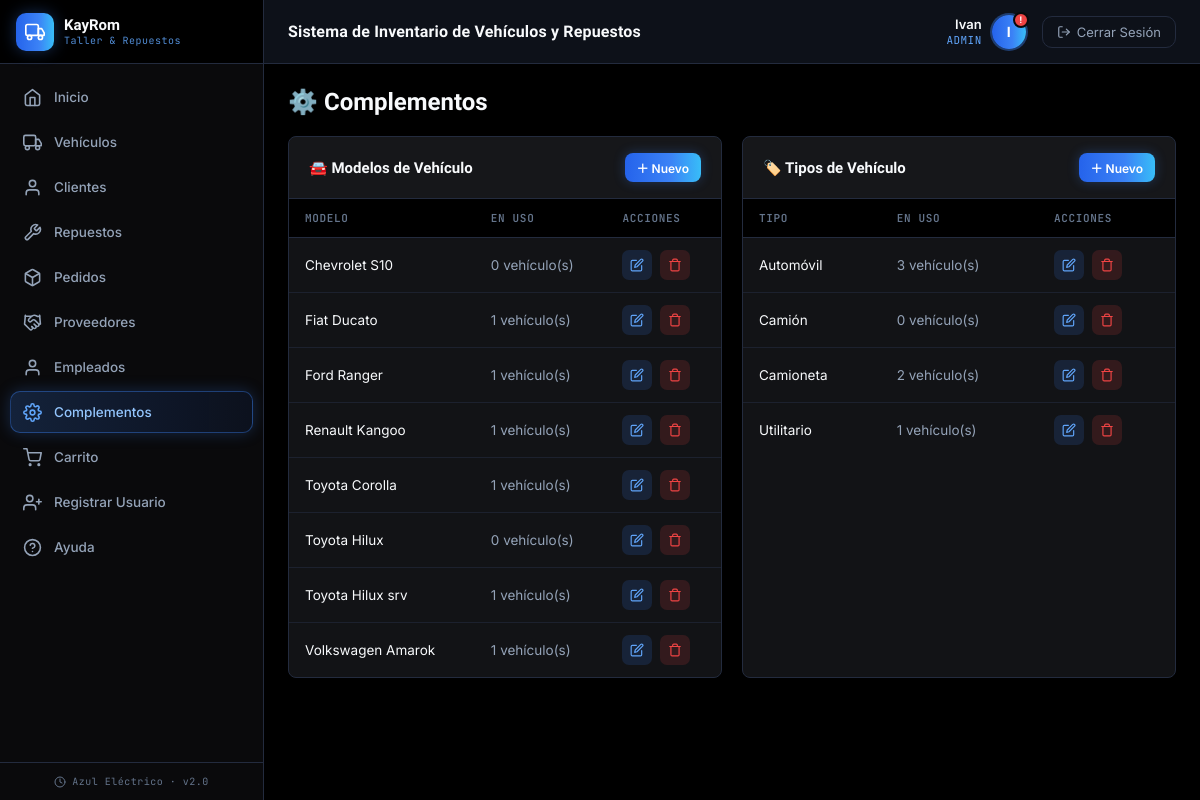
/index.php?page=complementos (signed in), run on an earlier commit of the app's database.
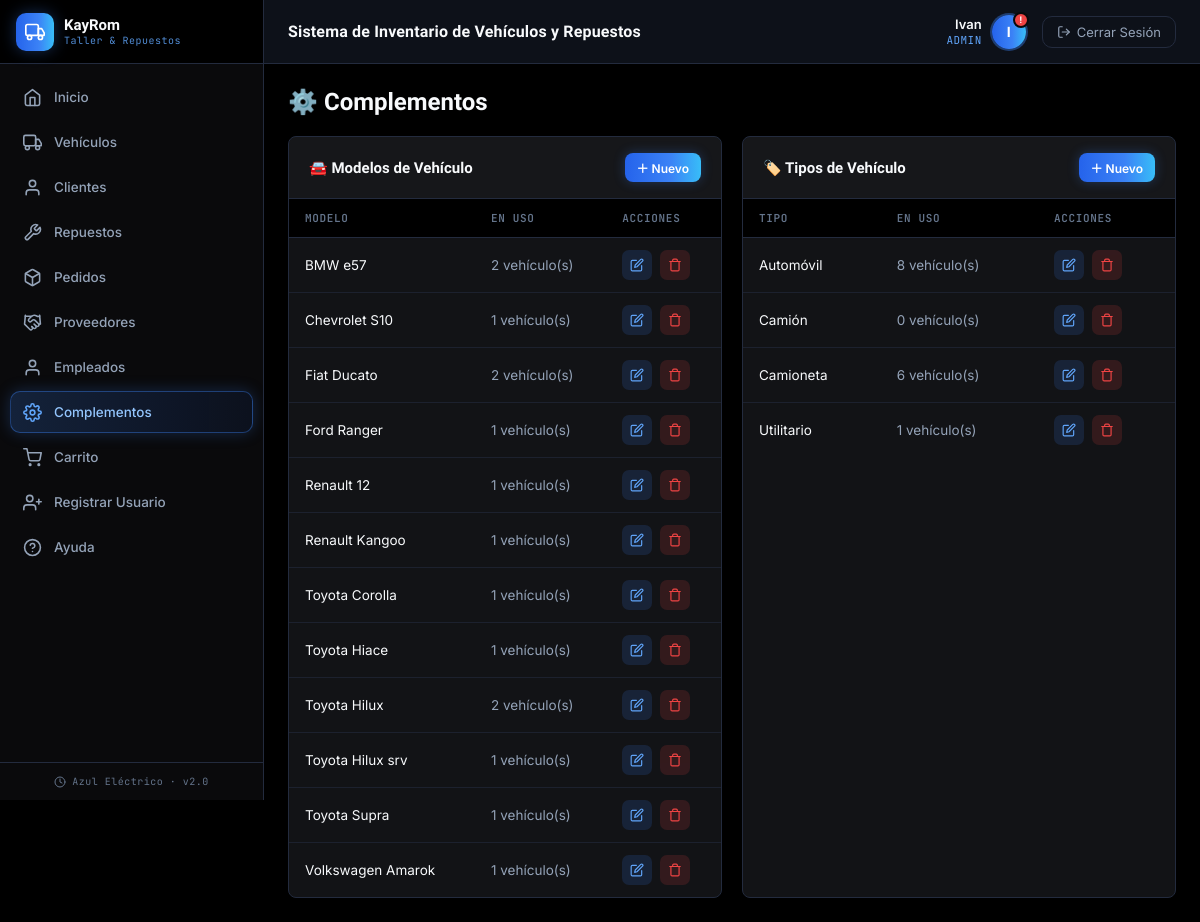
And on a later commit of the database.
### tables this page shows
CREATE TABLE `modelo_vehiculo` (
  `id` int NOT NULL AUTO_INCREMENT,
  `modelo_vehiculo` varchar(45) NOT NULL,
  `anio_vehiculo` int DEFAULT NULL,
  PRIMARY KEY (`id`)
);

CREATE TABLE `tipo_vehiculo` (
  `id` int NOT NULL AUTO_INCREMENT,
  `tipo_vehiculo` varchar(100) NOT NULL,
  PRIMARY KEY (`id`)
);

### backend/complementos/controllers/ComplementoController.php (called while the page is built, shortened)
<?php
class ComplementoController {
    private $model;
    public function __construct() {
        $this->model = new ComplementoModel();
    }
    public function index() {
        $data = [
            'modelos'    => $this->model->getModelos(),
            'tipos'      => $this->model->getTipos(),
            'activePage' => 'complementos'
        ];
        require_once 'backend/complementos/views/complementos.php';
    }
}

### config/base_datos.php (called while the page is built, shortened)
<?php
class Database {
    private static $instance = null;
    public $conexion;
    private function __construct() {
        $this->conexion = new mysqli("localhost", "root", "Migue123456", "soft_kayrom");
        $this->conexion->set_charset("utf8");
    }
    public static function getInstance() {
        if (self::$instance === null) {
            self::$instance = new Database();
        }
        return self::$instance;
    }
    public function getConexion() {
        return $this->conexion;
    }
}

### backend/complementos/models/ComplementoModel.php (called while the page is built, shortened)
<?php
class ComplementoModel {
    private $db;
    public function __construct() {
        $this->db = Database::getInstance()->getConexion();
    }
    public function getModelos() {
        $sql = "SELECT m.*, COUNT(v.id) AS cantidad_vehiculos
                FROM modelo_vehiculo m
                LEFT JOIN vehiculo v ON v.modelo_vehiculo_id = m.id
                GROUP BY m.id
                ORDER BY m.modelo_vehiculo ASC";
        $result = $this->db->query($sql);
        return $result ? $result->fetch_all(MYSQLI_ASSOC) : [];
    }
    public function getTipos() {
        $sql = "SELECT t.*, COUNT(v.id) AS cantidad_vehiculos
                FROM tipo_vehiculo t
                LEFT JOIN vehiculo v ON v.tipo_vehiculo_id = t.id
                GROUP BY t.id
                ORDER BY t.tipo_vehiculo ASC";
        $result = $this->db->query($sql);
        return $result ? $result->fetch_all(MYSQLI_ASSOC) : [];
    }
}

### backend/complementos/views/complementos.php (the view, shortened to what the changed rows need)
<?php require_once 'compartidoCREO/views/encabezado.php'; ?>
<div class="page-header">
    <h1>⚙️ Complementos</h1>
</div>
<div class="dashboard-grid">
    <div class="panel">
        <div class="panel-body">
            <table>
                <thead><tr><th>Modelo</th><th>En uso</th><th>Acciones</th></tr></thead>
                <tbody>
                <?php if (empty($data['modelos'])): ?>
                    <tr><td colspan="3" style="text-align:center;color:var(--text-muted);padding:20px;">Sin modelos cargados</td></tr>
                <?php else: foreach ($data['modelos'] as $m): ?>
                    <tr>
                        <td><?= htmlspecialchars($m['modelo_vehiculo']) ?></td>
                        <td style="color:var(--text-muted);"><?= $m['cantidad_vehiculos'] ?> vehículo(s)</td>
                        <td>
                            <div class="action-icons">
                                <a href="#" class="action-edit"
                                   onclick="return abrirModelo({id: <?= $m['id'] ?>, nombre: <?= htmlspecialchars(json_encode($m['modelo_vehiculo']), ENT_QUOTES, 'UTF-8') ?>})"><svg width="14" height="14" viewBox="0 0 24 24" fill="none" stroke="currentColor" stroke-width="2" stroke-linecap="round" stroke-linejoin="round"><path d="M11 4H4a2 2 0 0 0-2 2v14a2 2 0 0 0 2 2h14a2 2 0 0 0 2-2v-7"/><path d="M18.5 2.5a2.121 2.121 0 0 1 3 3L12 15l-4 1 1-4 9.5-9.5z"/></svg></a>
                                <a href="index.php?page=complementos&action=eliminarModelo&id=<?= $m['id'] ?>" class="action-delete"
                                   onclick="return confirmarAccion(this.href, '¿Eliminar este modelo?')"><svg width="14" height="14" viewBox="0 0 24 24" fill="none" stroke="currentColor" stroke-width="2" stroke-linecap="round" stroke-linejoin="round"><polyline points="3 6 5 6 21 6"/><path d="M19 6v14a2 2 0 0 1-2 2H7a2 2 0 0 1-2-2V6m3 0V4a2 2 0 0 1 2-2h4a2 2 0 0 1 2 2v2"/></svg></a>
                            </div>
                        </td>
                    </tr>
                <?php endforeach; endif; ?>
                </tbody>
            </table>
        </div>
    </div>
    <div class="panel">
        <div class="panel-body">
            <table>
                <thead><tr><th>Tipo</th><th>En uso</th><th>Acciones</th></tr></thead>
                <tbody>
                <?php if (empty($data['tipos'])): ?>
                    <tr><td colspan="3" style="text-align:center;color:var(--text-muted);padding:20px;">Sin tipos cargados</td></tr>
                <?php else: foreach ($data['tipos'] as $t): ?>
                    <tr>
                        <td><?= htmlspecialchars($t['tipo_vehiculo']) ?></td>
                        <td style="color:var(--text-muted);"><?= $t['cantidad_vehiculos'] ?> vehículo(s)</td>
                        <td>
                            <div class="action-icons">
                                <a href="#" class="action-edit"
                                   onclick="return abrirTipo({id: <?= $t['id'] ?>, nombre: <?= htmlspecialchars(json_encode($t['tipo_vehiculo']), ENT_QUOTES, 'UTF-8') ?>})"><svg width="14" height="14" viewBox="0 0 24 24" fill="none" stroke="currentColor" stroke-width="2" stroke-linecap="round" stroke-linejoin="round"><path d="M11 4H4a2 2 0 0 0-2 2v14a2 2 0 0 0 2 2h14a2 2 0 0 0 2-2v-7"/><path d="M18.5 2.5a2.121 2.121 0 0 1 3 3L12 15l-4 1 1-4 9.5-9.5z"/></svg></a>
                                <a href="index.php?page=complementos&action=eliminarTipo&id=<?= $t['id'] ?>" class="action-delete"
                                   onclick="return confirmarAccion(this.href, '¿Eliminar este tipo?')"><svg width="14" height="14" viewBox="0 0 24 24" fill="none" stroke="currentColor" stroke-width="2" stroke-linecap="round" stroke-linejoin="round"><polyline points="3 6 5 6 21 6"/><path d="M19 6v14a2 2 0 0 1-2 2H7a2 2 0 0 1-2-2V6m3 0V4a2 2 0 0 1 2-2h4a2 2 0 0 1 2 2v2"/></svg></a>
                            </div>
                        </td>
                    </tr>
                <?php endforeach; endif; ?>
                </tbody>
            </table>
        </div>
    </div>
</div>
<?php require_once 'compartidoCREO/views/pie_pagina.php'; ?>

What changed in the data, as far as the page shows it:
added modelo_vehiculo: modelo_vehiculo "BMW e57", cantidad_vehiculos "2"
computed for modelo_vehiculo "Chevrolet S10": cantidad_vehiculos "0" → "1"
computed for modelo_vehiculo "Fiat Ducato": cantidad_vehiculos "1" → "2"
added modelo_vehiculo: modelo_vehiculo "Renault 12", cantidad_vehiculos "1"
added modelo_vehiculo: modelo_vehiculo "Toyota Hiace", cantidad_vehiculos "1"
computed for modelo_vehiculo "Toyota Hilux": cantidad_vehiculos "0" → "2"
added modelo_vehiculo: modelo_vehiculo "Toyota Supra", cantidad_vehiculos "1"
computed for tipo_vehiculo "Automóvil": cantidad_vehiculos "3" → "8"
computed for tipo_vehiculo "Camioneta": cantidad_vehiculos "2" → "6"
